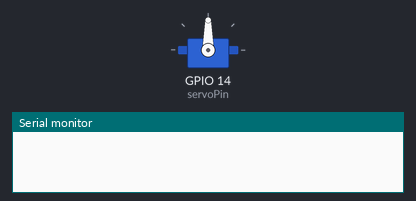
This sketch was run on a simulated ESP32. Shown: servo, the last lines printed to the serial monitor.

Above: at 0.05 s.
At 1.15 s:
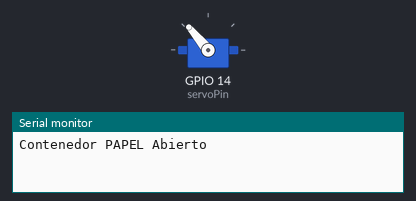
At 2.3 s:
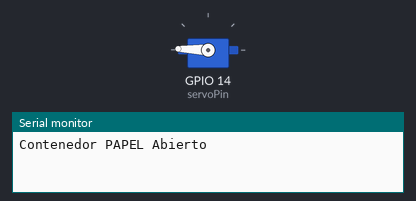
At 4.6 s:
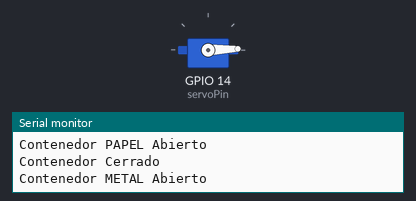
Timing chart, 0 to 6.0 s (numbered marks = the images above):
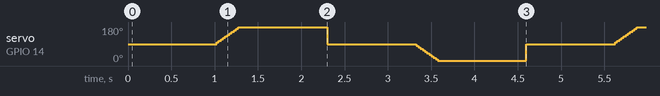

The sketch:

SimpleServoESP32.ino
```cpp
#include <Servo_ESP32.h>

static const int servoPin = 14; //printed G14 on the board

Servo_ESP32 servo1;

int angleI =90;
int angleStep = 8;

int angleMin =0;
int angleMax = 180;

void setup() {
    Serial.begin(115200);
    servo1.attach(servoPin);
    servo1.write(angleI);

}

void loop() {
    delay(1000);
    //servo1.write(0);
    Serial.println("Contenedor PAPEL Abierto");
    for(int angle = 90; angle <= angleMax; angle +=angleStep) {
        servo1.write(angle);
        delay(25);
    }
    delay(1000);
    servo1.write(angleI);
    Serial.println("Contenedor Cerrado");
    delay(1000);

    Serial.println("Contenedor METAL Abierto");
    for(int angle = 90; angle >= angleMin; angle -=angleStep) {
        servo1.write(angle);
        delay(25);
    }
    //servo1.write(180);
    delay(1000);
    servo1.write(angleI);
    Serial.println("Contenedor Cerrado");

}
```
